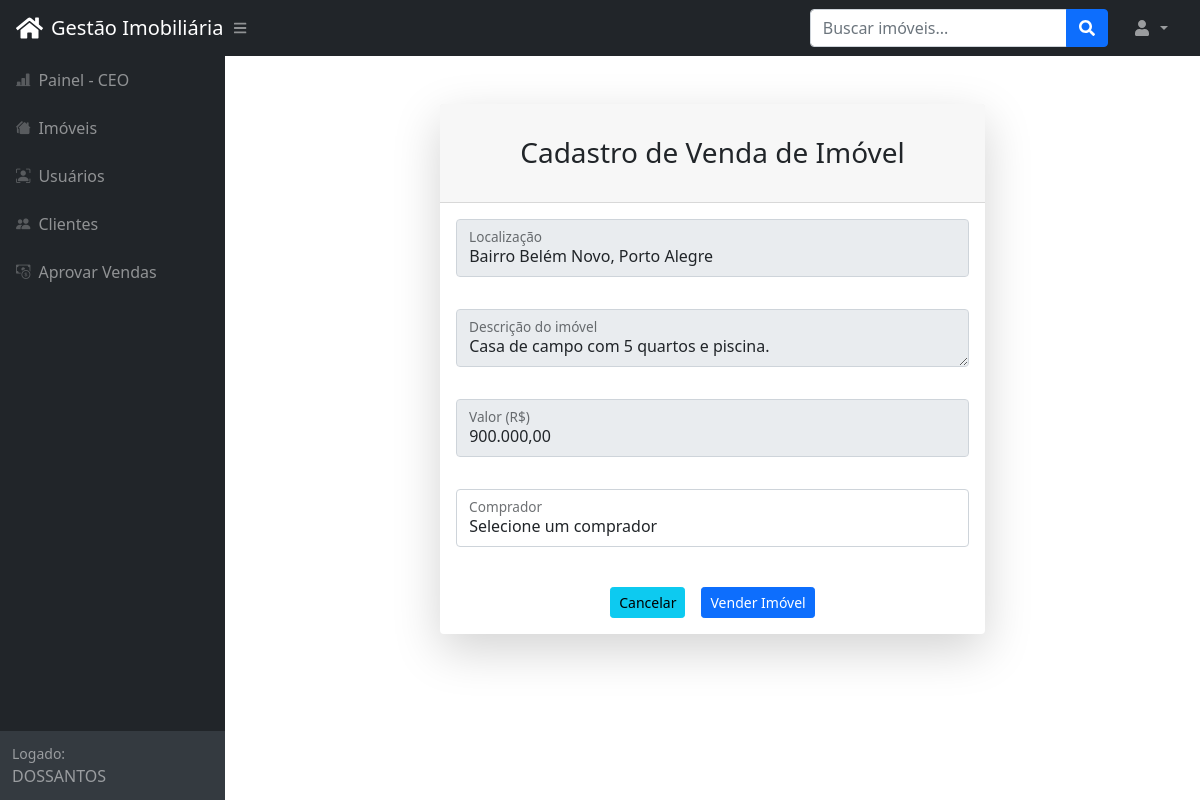
Screenshot of /cadastro_venda/63 (signed in) with the database file from the repository.
### tables this page shows
CREATE TABLE `imovel` (
  `CD_IMOVEL` int(11) NOT NULL,
  `DT_CADASTRO` timestamp NOT NULL DEFAULT current_timestamp(),
  `DESCRICAO` text NOT NULL,
  `LOCALIZACAO` varchar(150) NOT NULL,
  `VALOR` double NOT NULL,
  `SITUACAO` tinyint(2) NOT NULL DEFAULT 1,
  `CD_CLIENTE` int(11) DEFAULT NULL,
  `DT_VENDA` datetime DEFAULT NULL
);

### classes/db.class.php (called while the page is built, shortened)
<?php
class BD {
    private static $conn;
    public static function conn() {
        if (is_null(self::$conn)) {
            try {
                self::$conn = new PDO('mysql:host=localhost;port=3307;dbname=imoveis;', 'root', '');
                self::$conn->setAttribute(PDO::ATTR_ERRMODE, PDO::ERRMODE_EXCEPTION);
            } catch (PDOException $e) {
                die("Erro de conexão com o banco de dados: " . $e->getMessage());
            }
        }
        return self::$conn;
    }
}
?>

### classes/cadastro.class.php (called while the page is built, shortened)
<?php
class Cadastro extends BD {
    public function getImovelCd($cd_imovel) {
        try {
            $sql = "SELECT * FROM IMOVEL WHERE CD_IMOVEL = :cd_imovel";
            $stmt = BD::conn()->prepare($sql);
            $stmt->bindParam(':cd_imovel', $cd_imovel, PDO::PARAM_INT);
            $stmt->execute();
            $imovel = $stmt->fetch(PDO::FETCH_OBJ);
            return $imovel ?: false;
        } catch (PDOException $e) {
            echo 'Erro ao buscar imóvel: ' . htmlspecialchars($e->getMessage());
            return false;
        }
    }
}
?>

### config.php (called while the page is built, shortened)
<?php
require_once('classes/db.class.php');
include_once('classes/cadastro.class.php');
$base = 'http://localhost/imobiliaria';
?>

### pages/cadastro_venda.php (the view, shortened to what this page needs)
<?php
$cad = new Cadastro();
if (!empty($cd)) {
    $dados = $cad->getImovelCd($cd);
    if (!$dados) {
        $cd = '';
        $descricao = '';
        $localizacao = '';
        $valor = '';
        $situacao = '1';
    } else {
        $descricao = $dados->DESCRICAO;
        $localizacao = $dados->LOCALIZACAO;
        $valor = number_format($dados->VALOR, 2, ',', '.');
    }
} else {
    $cd = '';
    $descricao = '';
    $localizacao = '';
    $valor = '';
    $situacao = '1';
}
?>
<div class="container">
    <div class="row justify-content-center">
        <div class="col-lg-7">
            <div class="card shadow-lg border-0 rounded-lg mt-5">
                <div class="card-header">
                    <h3 class="text-center font-weight-light my-4">Cadastro de Venda de Imóvel</h3>
                </div>
                <div class="card-body">
                    <form method="post" action="" enctype="multipart/form-data">
                        <div class="row mb-3">
                            <div class="col-md-12">
                                <div class="form-floating mb-3">
                                    <input class="form-control" id="localizacao" type="text" placeholder="Localização" value="<?php echo htmlspecialchars($localizacao); ?>" readonly />
                                    <label for="localizacao">Localização</label>
                                </div>
                            </div>
                        </div>
                        <div class="row mb-3">
                            <div class="col-md-12">
                                <div class="form-floating mb-3">
                                    <textarea class="form-control" id="descricao" name="descricao" rows="4" readonly><?php echo htmlspecialchars($descricao); ?></textarea>
                                    <label for="descricao">Descrição do imóvel</label>
                                </div>
                            </div>
                        </div>
                        <div class="row mb-3">
                            <div class="col-md-12">
                                <div class="form-floating mb-3">
                                    <input class="form-control" id="valor" type="text" placeholder="Valor" value="<?php echo htmlspecialchars($valor); ?>" readonly />
                                    <label for="valor">Valor (R$)</label>
                                </div>
                            </div>
                        </div>
                        <div class="row mb-3">
                            <div class="col-md-12">
                                <div class="form-floating mb-3">
                                    <select class="form-control" id="cliente_id" name="cliente_id" required>
                                        <option value="">Selecione um comprador</option>
                                    </select>
                                    <label for="cliente_id">Comprador</label>
                                </div>
                            </div>
                        </div>
                        <div class="d-flex justify-content-center mt-4 mb-0">
                            <a href="<?php echo $base; ?>/aprovar_venda" class="btn btn-info btn-sm mx-2">Cancelar</a>
                            <input type="submit" class="btn btn-primary btn-sm mx-2" value="Vender Imóvel" />
                        </div>
                    </form>
                </div>
            </div>
        </div>
    </div>
</div>

### rows the page displays
imovel: LOCALIZACAO "Bairro Belém Novo, Porto Alegre", descricao "Casa de campo com 5 quartos e piscina.", VALOR "900.000,00"

### other values shown
$menu['leg'] "Painel - CEO"
$menu['leg'] "Imóveis"
$menu['leg'] "Usuários"
$menu['leg'] "Clientes"
$menu['leg'] "Aprovar Vendas"
$_SESSION['imoveis_usuario'] "DOSSANTOS"
